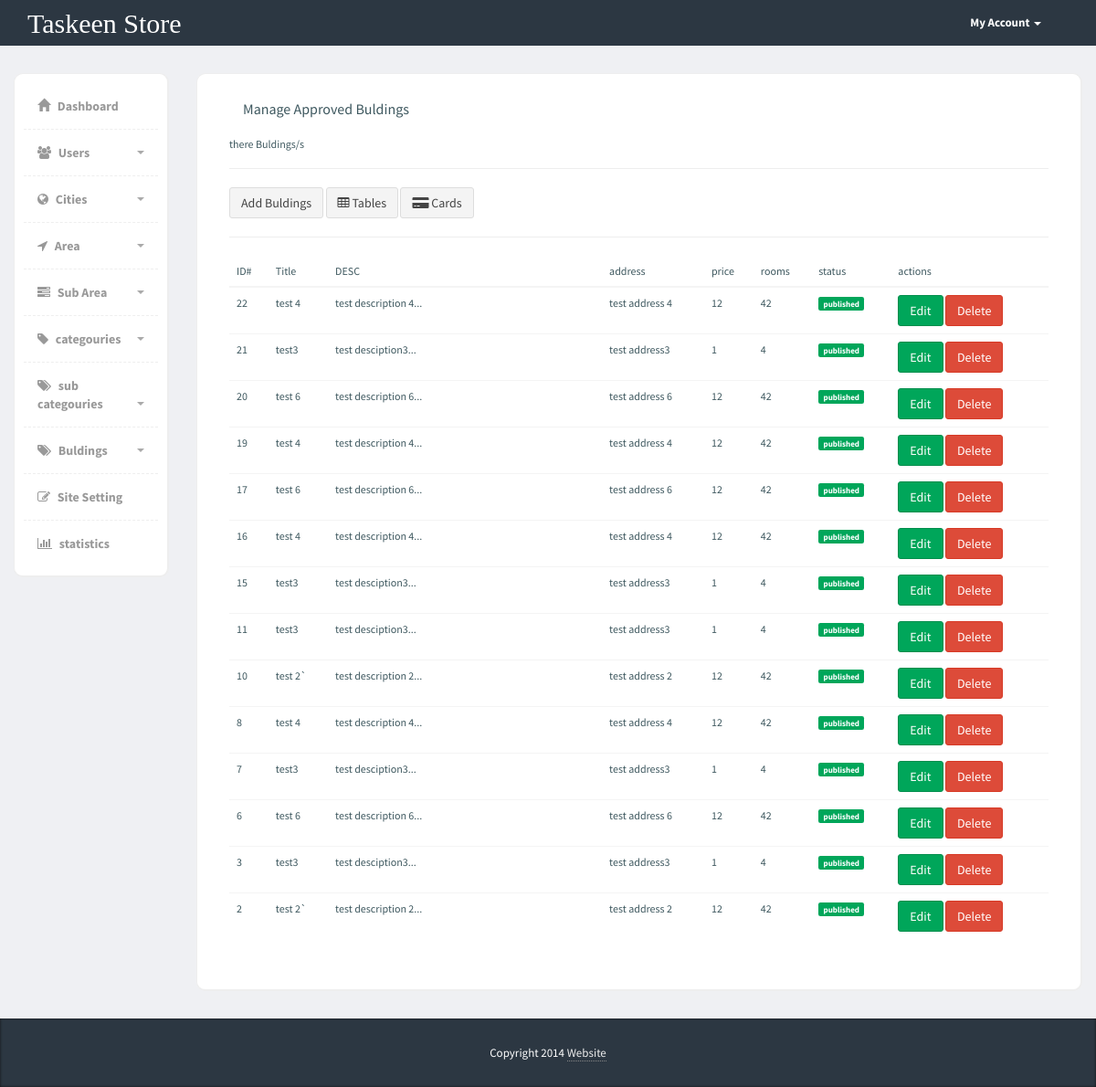
/Admin/buldings.php?do=published (signed in), run on an earlier commit of the app's database.
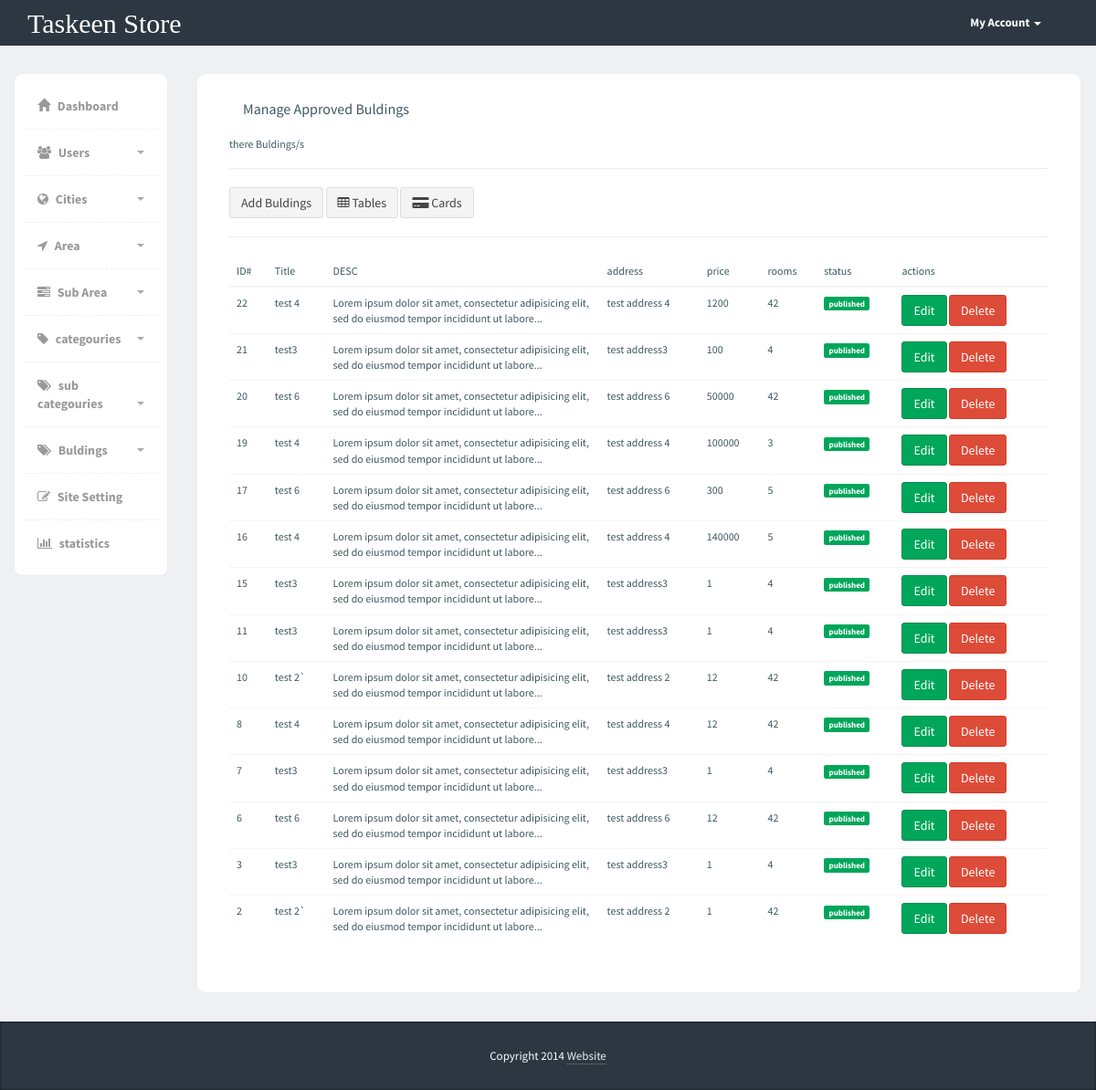
And on a later commit of the database.
### tables this page shows
CREATE TABLE `buldings` (
  `id` int(11) NOT NULL,
  `title` varchar(255) NOT NULL,
  `description` varchar(255) NOT NULL,
  `address` varchar(255) NOT NULL,
  `price` float NOT NULL,
  `num_pr` varchar(255) NOT NULL,
  `num_kit` varchar(255) NOT NULL,
  `num_rooms` varchar(255) NOT NULL,
  `status` int(11) NOT NULL DEFAULT '0',
  `type` int(11) NOT NULL DEFAULT '0',
  `city_id` int(10) DEFAULT NULL,
  `area_id` int(10) DEFAULT NULL,
  `subarea_id` int(10) DEFAULT NULL,
  `user_id` int(10) DEFAULT NULL,
  `categoury_id` int(10) DEFAULT NULL,
  `subcategoury_id` int(10) DEFAULT NULL,
  `image` varchar(300) NOT NULL,
  `month` varchar(3) NOT NULL,
  `year` varchar(4) NOT NULL,
  `isApproved` tinyint(1) NOT NULL DEFAULT '0',
  `created_at` timestamp NOT NULL DEFAULT CURRENT_TIMESTAMP,
  `updated_at` timestamp NOT NULL DEFAULT CURRENT_TIMESTAMP ON UPDATE CURRENT_TIMESTAMP
);

### Admin/includes/functions/functions.php (called while the page is built, shortened)
<?php
   function getAllFrom($field, $table, $where = null, $and = null, $orderField = 'id', $ordering = 'ASC', $limit = null)
   {
      global $conn;
      $stmt = $conn->prepare("SELECT $field FROM $table $where $and ORDER BY $orderField $ordering $limit");
      $stmt->execute();
      $all = $stmt->fetchAll();
      return $all;
   }
?>

### Admin/buldings.php (the view, shortened to what this page needs)
<?php
    if (isset($_SESSION["admin_mail"])) {
        $do = isset($_GET['do']) ? $_GET['do'] : 'Manage';
?>
<div class="page-content">
    <div class="row">
        <?php
        include "includes/templates/sidebar.php";
        ?>
        <?php if ($do == 'published'): ?>
        <div class="col-md-10">
            <div class="content-box-large">
                <div class="panel-heading">
                    <div class="panel-title">
                        Manage Approved Buldings
                    </div>
                </div>
                <div class="panel-body">
                  <h4>there  Buldings/s</h4>
                  <hr>
                      <a href="buldings.php?do=Add" class="btn btn-default">Add Buldings</a>
                      <a href="buldings.php?do=published&viewType=Tables" class="btn btn-default"><i class="fa fa-table" aria-hidden="true"></i> Tables</a>
                      <a href="buldings.php?do=published&viewType=Cards" class="btn btn-default"><i class="fa fa-credit-card-alt" aria-hidden="true"></i> Cards</a>
                  <hr>
                  <?php $viewType = isset($_GET['viewType']) ? $_GET['viewType'] : 'Tables';  ?>
                  <?php if ($viewType == 'Tables'): ?>
                      <div class="table-responsive">
                          <table class="table">
                              <thead>
                                  <tr>
                                      <th>ID#</th>
                                      <th>Title</th>
                                      <th style="width: 300px">DESC</th>
                                      <th>address</th>
                                      <th>price</th>
                                      <th>rooms</th>
                                      <th>status</th>
                                      <th>actions</th>
                                  </tr>
                              </thead>
                              <tbody>
                                  <?php
                                  $bus = getAllFrom('*', 'buldings', 'WHERE isApproved = 1', null, 'id', 'DESC');
                                  ?>
                                  <?php foreach ($bus as $bu): ?>
                                      <tr>
                                          <td><?php echo $bu['id'] ?></td>
                                          <td><?php echo $bu['title'] ?></td>
                                          <?php $description = str_split($bu['description'], 100) ?>
                                          <td><?php echo $description[0] . '...' ?></td>
                                          <td><?php echo $bu['address'] ?></td>
                                          <td><?php echo $bu['price'] ?></td>
                                          <td><?php echo $bu['num_rooms'] ?></td>
                                          <td><span class="label label-<?php echo $bu['isApproved'] == 0 ? 'danger' : 'success' ?>">
                                             <?php echo $bu['isApproved'] == 0 ? 'unapproved' : 'published' ?></span>
                                          </td>
                                          <td>
                                              <a href="buldings.php?do=Edit&bu_id=<?php echo $bu['id'] ?>" class="btn btn-success">Edit</a>
                                              <a href="buldings.php?do=Delete&bu_id=<?php echo $bu['id'] ?>" class="btn btn-danger">Delete</a>
                                          </td>
                                      </tr>
                                  <?php endforeach; ?>
                              </tbody>
                          </table>
                      </div>
                 <?php endif; ?>
               </div>
           </div>
       </div>
        <?php endif; ?>
    </div>
</div>
<?php
        include "includes/templates/footer.php";
    }else {
        header ("Location: login.php");
        exit();
    }
?>

What changed in the data, as far as the page shows it:
changed buldings id 22: description "test description 4" → "Lorem ipsum dolor sit amet, consectetur adipisicing elit, sed do eiusmod tempor incididunt ut labore"; price "12" → "1200"
changed buldings id 21: description "test desciption3" → "Lorem ipsum dolor sit amet, consectetur adipisicing elit, sed do eiusmod tempor incididunt ut labore"; price "1" → "100"
changed buldings id 20: description "test description 6" → "Lorem ipsum dolor sit amet, consectetur adipisicing elit, sed do eiusmod tempor incididunt ut labore"; price "12" → "50000"
changed buldings id 19: description "test description 4" → "Lorem ipsum dolor sit amet, consectetur adipisicing elit, sed do eiusmod tempor incididunt ut labore"; price "12" → "100000"; num_rooms "42" → "3"
changed buldings id 17: description "test description 6" → "Lorem ipsum dolor sit amet, consectetur adipisicing elit, sed do eiusmod tempor incididunt ut labore"; price "12" → "300"; num_rooms "42" → "5"
changed buldings id 16: description "test description 4" → "Lorem ipsum dolor sit amet, consectetur adipisicing elit, sed do eiusmod tempor incididunt ut labore"; price "12" → "140000"; num_rooms "42" → "5"
changed buldings id 15: description "test desciption3" → "Lorem ipsum dolor sit amet, consectetur adipisicing elit, sed do eiusmod tempor incididunt ut labore"
changed buldings id 11: description "test desciption3" → "Lorem ipsum dolor sit amet, consectetur adipisicing elit, sed do eiusmod tempor incididunt ut labore"
changed buldings id 10: description "test description 2" → "Lorem ipsum dolor sit amet, consectetur adipisicing elit, sed do eiusmod tempor incididunt ut labore"
changed buldings id 8: description "test description 4" → "Lorem ipsum dolor sit amet, consectetur adipisicing elit, sed do eiusmod tempor incididunt ut labore"
changed buldings id 7: description "test desciption3" → "Lorem ipsum dolor sit amet, consectetur adipisicing elit, sed do eiusmod tempor incididunt ut labore"
changed buldings id 6: description "test description 6" → "Lorem ipsum dolor sit amet, consectetur adipisicing elit, sed do eiusmod tempor incididunt ut labore"
changed buldings id 3: description "test desciption3" → "Lorem ipsum dolor sit amet, consectetur adipisicing elit, sed do eiusmod tempor incididunt ut labore"
changed buldings id 2: description "test description 2" → "Lorem ipsum dolor sit amet, consectetur adipisicing elit, sed do eiusmod tempor incididunt ut labore"; price "12" → "1"
